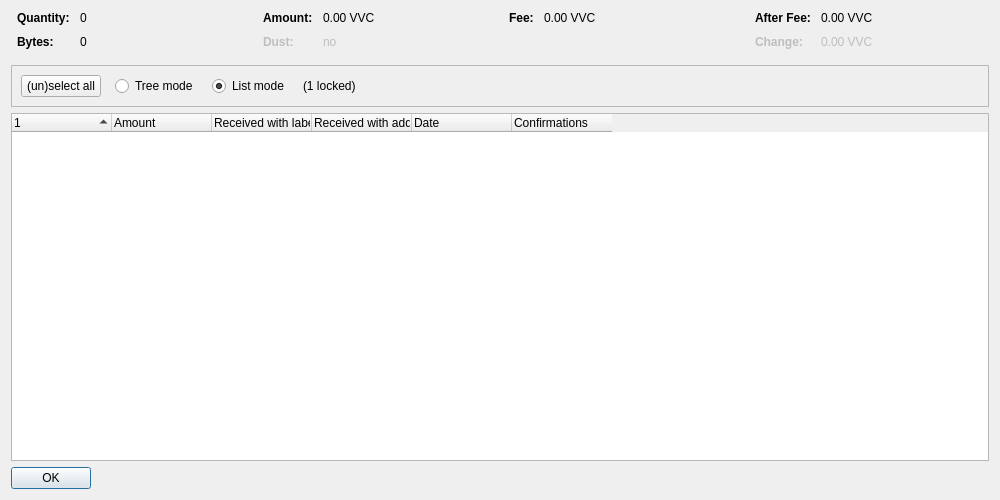
<?xml version="1.0" encoding="UTF-8"?>
<ui version="4.0">
 <class>CoinControlDialog</class>
 <widget class="QDialog" name="CoinControlDialog">
  <property name="geometry">
   <rect>
    <x>0</x>
    <y>0</y>
    <width>1000</width>
    <height>500</height>
   </rect>
  </property>
  <property name="windowTitle">
   <string>Coin Selection</string>
  </property>
  <layout class="QVBoxLayout" name="verticalLayout">
   <item>
    <layout class="QHBoxLayout" name="horizontalLayoutTop" stretch="0,0,0,0">
     <property name="topMargin">
      <number>0</number>
     </property>
     <property name="bottomMargin">
      <number>10</number>
     </property>
     <item>
      <layout class="QFormLayout" name="formLayoutCoinControl1">
       <property name="horizontalSpacing">
        <number>10</number>
       </property>
       <property name="verticalSpacing">
        <number>10</number>
       </property>
       <property name="leftMargin">
        <number>6</number>
       </property>
       <property name="rightMargin">
        <number>6</number>
       </property>
       <item row="0" column="0">
        <widget class="QLabel" name="labelCoinControlQuantityText">
         <property name="font">
          <font>
           <weight>75</weight>
           <bold>true</bold>
          </font>
         </property>
         <property name="text">
          <string>Quantity:</string>
         </property>
        </widget>
       </item>
       <item row="0" column="1">
        <widget class="QLabel" name="labelCoinControlQuantity">
         <property name="cursor">
          <cursorShape>IBeamCursor</cursorShape>
         </property>
         <property name="contextMenuPolicy">
          <enum>Qt::ActionsContextMenu</enum>
         </property>
         <property name="text">
          <string notr="true">0</string>
         </property>
         <property name="textInteractionFlags">
          <set>Qt::LinksAccessibleByMouse|Qt::TextSelectableByKeyboard|Qt::TextSelectableByMouse</set>
         </property>
        </widget>
       </item>
       <item row="1" column="0">
        <widget class="QLabel" name="labelCoinControlBytesText">
         <property name="font">
          <font>
           <weight>75</weight>
           <bold>true</bold>
          </font>
         </property>
         <property name="text">
          <string>Bytes:</string>
         </property>
        </widget>
       </item>
       <item row="1" column="1">
        <widget class="QLabel" name="labelCoinControlBytes">
         <property name="cursor">
          <cursorShape>IBeamCursor</cursorShape>
         </property>
         <property name="contextMenuPolicy">
          <enum>Qt::ActionsContextMenu</enum>
         </property>
         <property name="text">
          <string notr="true">0</string>
         </property>
         <property name="textInteractionFlags">
          <set>Qt::LinksAccessibleByMouse|Qt::TextSelectableByKeyboard|Qt::TextSelectableByMouse</set>
         </property>
        </widget>
       </item>
      </layout>
     </item>
     <item>
      <layout class="QFormLayout" name="formLayoutCoinControl2">
       <property name="horizontalSpacing">
        <number>10</number>
       </property>
       <property name="verticalSpacing">
        <number>10</number>
       </property>
       <property name="leftMargin">
        <number>6</number>
       </property>
       <property name="rightMargin">
        <number>6</number>
       </property>
       <item row="0" column="0">
        <widget class="QLabel" name="labelCoinControlAmountText">
         <property name="font">
          <font>
           <weight>75</weight>
           <bold>true</bold>
          </font>
         </property>
         <property name="text">
          <string>Amount:</string>
         </property>
        </widget>
       </item>
       <item row="0" column="1">
        <widget class="QLabel" name="labelCoinControlAmount">
         <property name="cursor">
          <cursorShape>IBeamCursor</cursorShape>
         </property>
         <property name="contextMenuPolicy">
          <enum>Qt::ActionsContextMenu</enum>
         </property>
         <property name="text">
          <string notr="true">0.00 VVC</string>
         </property>
         <property name="textInteractionFlags">
          <set>Qt::LinksAccessibleByMouse|Qt::TextSelectableByKeyboard|Qt::TextSelectableByMouse</set>
         </property>
        </widget>
       </item>
       <item row="1" column="0">
        <widget class="QLabel" name="labelCoinControlLowOutputText">
         <property name="enabled">
          <bool>false</bool>
         </property>
         <property name="font">
          <font>
           <weight>75</weight>
           <bold>true</bold>
          </font>
         </property>
         <property name="text">
          <string>Dust:</string>
         </property>
        </widget>
       </item>
       <item row="1" column="1">
        <widget class="QLabel" name="labelCoinControlLowOutput">
         <property name="enabled">
          <bool>false</bool>
         </property>
         <property name="cursor">
          <cursorShape>IBeamCursor</cursorShape>
         </property>
         <property name="contextMenuPolicy">
          <enum>Qt::ActionsContextMenu</enum>
         </property>
         <property name="text">
          <string notr="true">no</string>
         </property>
         <property name="textInteractionFlags">
          <set>Qt::LinksAccessibleByMouse|Qt::TextSelectableByKeyboard|Qt::TextSelectableByMouse</set>
         </property>
        </widget>
       </item>
      </layout>
     </item>
     <item>
      <layout class="QFormLayout" name="formLayoutCoinControl3">
       <property name="horizontalSpacing">
        <number>10</number>
       </property>
       <property name="verticalSpacing">
        <number>10</number>
       </property>
       <property name="leftMargin">
        <number>6</number>
       </property>
       <property name="rightMargin">
        <number>6</number>
       </property>
       <item row="0" column="0">
        <widget class="QLabel" name="labelCoinControlFeeText">
         <property name="font">
          <font>
           <weight>75</weight>
           <bold>true</bold>
          </font>
         </property>
         <property name="text">
          <string>Fee:</string>
         </property>
        </widget>
       </item>
       <item row="0" column="1">
        <widget class="QLabel" name="labelCoinControlFee">
         <property name="cursor">
          <cursorShape>IBeamCursor</cursorShape>
         </property>
         <property name="contextMenuPolicy">
          <enum>Qt::ActionsContextMenu</enum>
         </property>
         <property name="text">
          <string notr="true">0.00 VVC</string>
         </property>
         <property name="textInteractionFlags">
          <set>Qt::LinksAccessibleByMouse|Qt::TextSelectableByKeyboard|Qt::TextSelectableByMouse</set>
         </property>
        </widget>
       </item>
      </layout>
     </item>
     <item>
      <layout class="QFormLayout" name="formLayoutCoinControl4">
       <property name="horizontalSpacing">
        <number>10</number>
       </property>
       <property name="verticalSpacing">
        <number>10</number>
       </property>
       <property name="leftMargin">
        <number>6</number>
       </property>
       <property name="rightMargin">
        <number>6</number>
       </property>
       <item row="0" column="0">
        <widget class="QLabel" name="labelCoinControlAfterFeeText">
         <property name="font">
          <font>
           <weight>75</weight>
           <bold>true</bold>
          </font>
         </property>
         <property name="text">
          <string>After Fee:</string>
         </property>
        </widget>
       </item>
       <item row="0" column="1">
        <widget class="QLabel" name="labelCoinControlAfterFee">
         <property name="cursor">
          <cursorShape>IBeamCursor</cursorShape>
         </property>
         <property name="contextMenuPolicy">
          <enum>Qt::ActionsContextMenu</enum>
         </property>
         <property name="text">
          <string notr="true">0.00 VVC</string>
         </property>
         <property name="textInteractionFlags">
          <set>Qt::LinksAccessibleByMouse|Qt::TextSelectableByKeyboard|Qt::TextSelectableByMouse</set>
         </property>
        </widget>
       </item>
       <item row="1" column="0">
        <widget class="QLabel" name="labelCoinControlChangeText">
         <property name="enabled">
          <bool>false</bool>
         </property>
         <property name="font">
          <font>
           <weight>75</weight>
           <bold>true</bold>
          </font>
         </property>
         <property name="text">
          <string>Change:</string>
         </property>
        </widget>
       </item>
       <item row="1" column="1">
        <widget class="QLabel" name="labelCoinControlChange">
         <property name="enabled">
          <bool>false</bool>
         </property>
         <property name="cursor">
          <cursorShape>IBeamCursor</cursorShape>
         </property>
         <property name="contextMenuPolicy">
          <enum>Qt::ActionsContextMenu</enum>
         </property>
         <property name="text">
          <string notr="true">0.00 VVC</string>
         </property>
         <property name="textInteractionFlags">
          <set>Qt::LinksAccessibleByMouse|Qt::TextSelectableByKeyboard|Qt::TextSelectableByMouse</set>
         </property>
        </widget>
       </item>
      </layout>
     </item>
    </layout>
   </item>
   <item>
    <widget class="QFrame" name="frame">
     <property name="minimumSize">
      <size>
       <width>0</width>
       <height>40</height>
      </size>
     </property>
     <property name="frameShape">
      <enum>QFrame::StyledPanel</enum>
     </property>
     <property name="frameShadow">
      <enum>QFrame::Sunken</enum>
     </property>
     <layout class="QHBoxLayout" name="horizontalLayout">
      <item>
       <layout class="QHBoxLayout" name="horizontalLayoutPanel" stretch="0,0,0,0,0">
        <property name="spacing">
         <number>14</number>
        </property>
        <item>
         <widget class="QPushButton" name="pushButtonSelectAll">
          <property name="sizePolicy">
           <sizepolicy hsizetype="Maximum" vsizetype="Fixed">
            <horstretch>0</horstretch>
            <verstretch>0</verstretch>
           </sizepolicy>
          </property>
          <property name="text">
           <string>(un)select all</string>
          </property>
          <property name="autoDefault">
           <bool>false</bool>
          </property>
         </widget>
        </item>
        <item>
         <widget class="QRadioButton" name="radioTreeMode">
          <property name="sizePolicy">
           <sizepolicy hsizetype="Maximum" vsizetype="Fixed">
            <horstretch>0</horstretch>
            <verstretch>0</verstretch>
           </sizepolicy>
          </property>
          <property name="text">
           <string>Tree mode</string>
          </property>
         </widget>
        </item>
        <item>
         <widget class="QRadioButton" name="radioListMode">
          <property name="sizePolicy">
           <sizepolicy hsizetype="Maximum" vsizetype="Fixed">
            <horstretch>0</horstretch>
            <verstretch>0</verstretch>
           </sizepolicy>
          </property>
          <property name="text">
           <string>List mode</string>
          </property>
          <property name="checked">
           <bool>true</bool>
          </property>
         </widget>
        </item>
        <item>
         <widget class="QLabel" name="labelLocked">
          <property name="text">
           <string notr="true">(1 locked)</string>
          </property>
         </widget>
        </item>
        <item>
         <spacer name="horizontalSpacer">
          <property name="orientation">
           <enum>Qt::Horizontal</enum>
          </property>
          <property name="sizeHint" stdset="0">
           <size>
            <width>40</width>
            <height>20</height>
           </size>
          </property>
         </spacer>
        </item>
       </layout>
      </item>
     </layout>
    </widget>
   </item>
   <item>
    <widget class="CoinControlTreeWidget" name="treeWidget">
     <property name="contextMenuPolicy">
      <enum>Qt::CustomContextMenu</enum>
     </property>
     <property name="sortingEnabled">
      <bool>false</bool>
     </property>
     <property name="columnCount">
      <number>6</number>
     </property>
     <attribute name="headerShowSortIndicator" stdset="0">
      <bool>true</bool>
     </attribute>
     <attribute name="headerStretchLastSection">
      <bool>false</bool>
     </attribute>
     <column>
      <property name="text">
       <string/>
      </property>
     </column>
     <column>
      <property name="text">
       <string>Amount</string>
      </property>
     </column>
     <column>
      <property name="text">
       <string>Received with label</string>
      </property>
     </column>
     <column>
      <property name="text">
       <string>Received with address</string>
      </property>
     </column>
     <column>
      <property name="text">
       <string>Date</string>
      </property>
     </column>
     <column>
      <property name="text">
       <string>Confirmations</string>
      </property>
      <property name="toolTip">
       <string>Confirmed</string>
      </property>
     </column>
     <column>
      <property name="text">
       <string/>
      </property>
     </column>
     <column>
      <property name="text">
       <string/>
      </property>
     </column>
     <column>
      <property name="text">
       <string/>
      </property>
     </column>
     <column>
      <property name="text">
       <string/>
      </property>
     </column>
    </widget>
   </item>
   <item>
    <widget class="QDialogButtonBox" name="buttonBox">
     <property name="sizePolicy">
      <sizepolicy hsizetype="Maximum" vsizetype="Fixed">
       <horstretch>0</horstretch>
       <verstretch>0</verstretch>
      </sizepolicy>
     </property>
     <property name="orientation">
      <enum>Qt::Horizontal</enum>
     </property>
     <property name="standardButtons">
      <set>QDialogButtonBox::Ok</set>
     </property>
    </widget>
   </item>
  </layout>
 </widget>
 <customwidgets>
  <customwidget>
   <class>CoinControlTreeWidget</class>
   <extends>QTreeWidget</extends>
   <header>qt/coincontroltreewidget.h</header>
  </customwidget>
 </customwidgets>
 <resources/>
 <connections/>
</ui>
